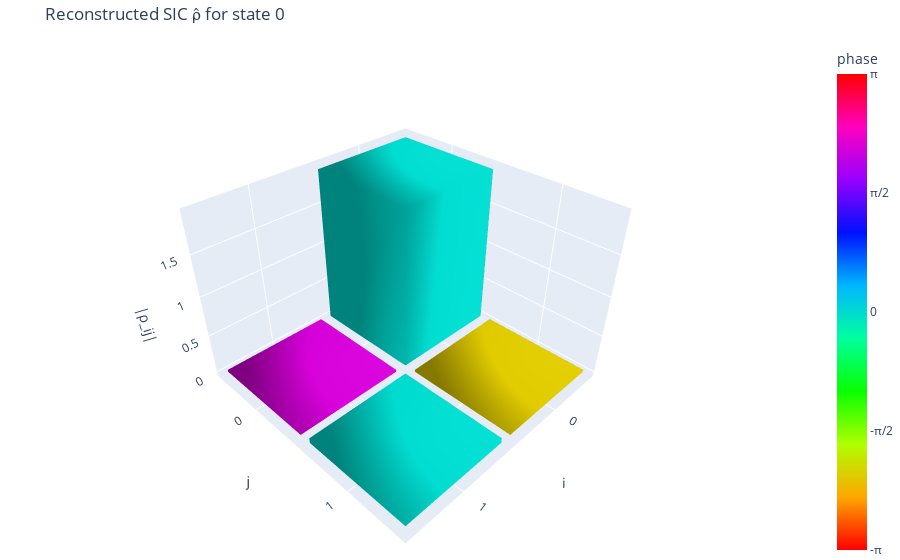
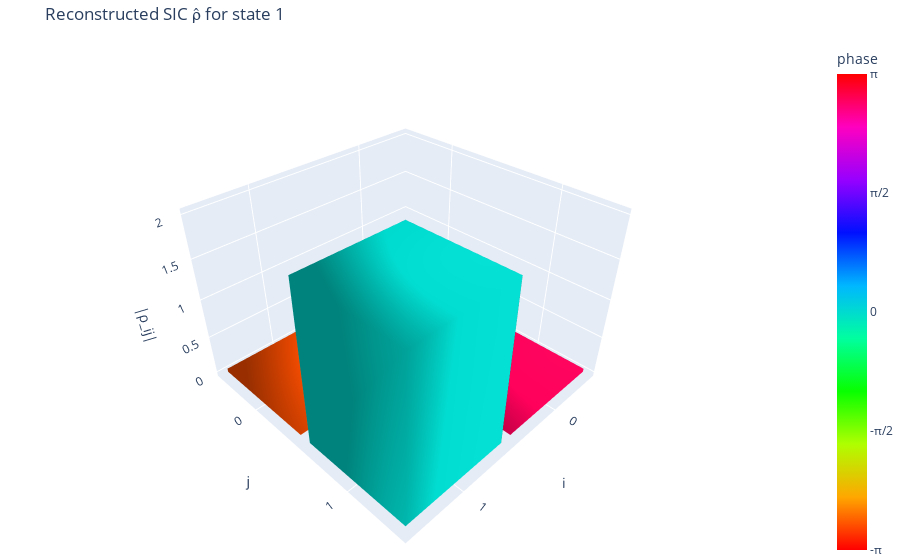
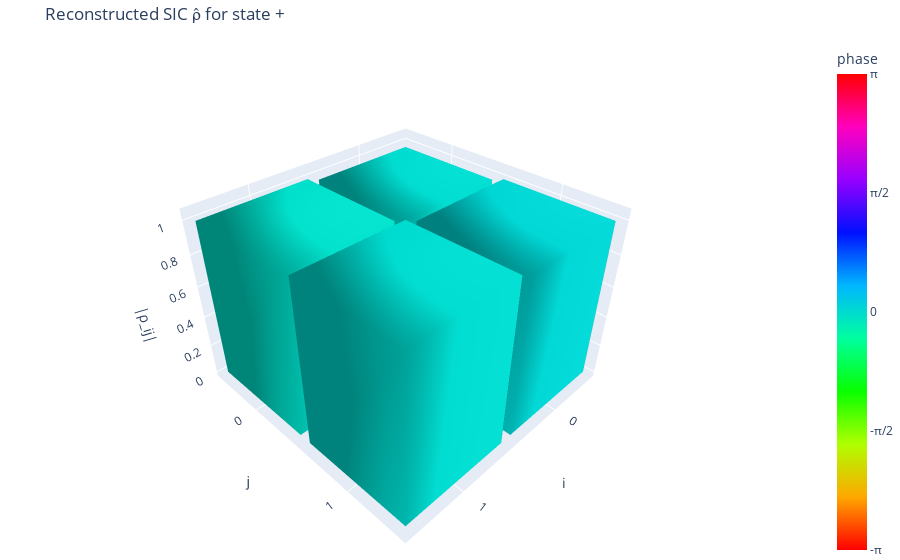

Notebook code cell kept with these figures, in order:
### Code cell
import json, pathlib

out_dir = pathlib.Path("data/single_qubit")
out_dir.mkdir(parents=True, exist_ok=True)

shots = 3000
pauli = pauli_ops()
sic = sic_ops()

results = []

for name, rho in rho_true.items():
    # SIC
    probs = born_probs(rho, sic)
    counts = sample_counts(probs, shots, seed=42)
    rho_hat = reconstruct_sic(counts, shots, sic)

    np.save(out_dir / f"{name}_sic_counts.npy", counts)
    np.save(out_dir / f"{name}_sic_rho_hat.npy", rho_hat)

    plot_density_matrix_histogram(
        rho_hat,
        title=f"Reconstructed SIC ρ̂ for state {name}"
    )

    results.append({
        "state": name,
        "model": "SIC",
        "fidelity": fidelity(rho, rho_hat),
        "bloch_error": np.linalg.norm(bloch_vector(rho) - bloch_vector(rho_hat))
    })

### Figure 1 — Plotly figure (JSON) as saved in the notebook; plotly's stock layout.template omitted (floating-point values rounded to 4 significant figures)
{"data": [{"cmax": 3.142, "cmin": -3.142, "colorbar": {"ticktext": ["-π", "-π/2", "0", "π/2", "π"], "tickvals": [-3.142, -1.571, 0, 1.571, 3.142], "title": {"text": "phase "}}, "colorscale": [[0, "#ff0000"], [0.1111, "#ffa700"], [0.2222, "#afff00"], [0.3333, "#08ff00"], [0.4444, "#00ff9f"], [0.5556, "#00b7ff"], [0.6667, "#0010ff"], [0.7778, "#9700ff"], [0.8889, "#ff00bf"], [1, "#ff0000"]], "flatshading": false, "hovertemplate": "i=0, j=0<br>|ρ_ij|=1.935<br>arg(ρ_ij)=0<extra></extra>", "i": [0, 0, 4, 4, 0, 0, 1, 1, 2, 2, 3, 3], "intensity": [0, 0, 0, 0, 0, 0, 0, 0], "j": [1, 2, 5, 6, 1, 5, 2, 6, 3, 7, 0, 4], "k": [2, 3, 6, 7, 5, 4, 6, 5, 7, 6, 4, 7], "lighting": {"ambient": 0.6, "diffuse": 0.7}, "opacity": 1, "showscale": true, "type": "mesh3d", "x": [-0.45, 0.45, 0.45, -0.45, -0.45, 0.45, 0.45, -0.45], "y": [-0.45, -0.45, 0.45, 0.45, -0.45, -0.45, 0.45, 0.45], "z": [0, 0, 0, 0, 1.935, 1.935, 1.935, 1.935]}, {"cmax": 3.142, "cmin": -3.142, "colorscale": [[0, "#ff0000"], [0.1111, "#ffa700"], [0.2222, "#afff00"], [0.3333, "#08ff00"], [0.4444, "#00ff9f"], [0.5556, "#00b7ff"], [0.6667, "#0010ff"], [0.7778, "#9700ff"], [0.8889, "#ff00bf"], [1, "#ff0000"]], "flatshading": false, "hovertemplate": "i=0, j=1<br>|ρ_ij|=0.026<br>arg(ρ_ij)=-11/16π<extra></extra>", "i": [0, 0, 4, 4, 0, 0, 1, 1, 2, 2, 3, 3], "intensity": [-2.156, -2.156, -2.156, -2.156, -2.156, -2.156, -2.156, -2.156], "j": [1, 2, 5, 6, 1, 5, 2, 6, 3, 7, 0, 4], "k": [2, 3, 6, 7, 5, 4, 6, 5, 7, 6, 4, 7], "lighting": {"ambient": 0.6, "diffuse": 0.7}, "opacity": 1, "showscale": false, "type": "mesh3d", "x": [-0.45, 0.45, 0.45, -0.45, -0.45, 0.45, 0.45, -0.45], "y": [0.55, 0.55, 1.45, 1.45, 0.55, 0.55, 1.45, 1.45], "z": [0, 0, 0, 0, 0.02645, 0.02645, 0.02645, 0.02645]}, {"cmax": 3.142, "cmin": -3.142, "colorscale": [[0, "#ff0000"], [0.1111, "#ffa700"], [0.2222, "#afff00"], [0.3333, "#08ff00"], [0.4444, "#00ff9f"], [0.5556, "#00b7ff"], [0.6667, "#0010ff"], [0.7778, "#9700ff"], [0.8889, "#ff00bf"], [1, "#ff0000"]], "flatshading": false, "hovertemplate": "i=1, j=0<br>|ρ_ij|=0.026<br>arg(ρ_ij)=11/16π<extra></extra>", "i": [0, 0, 4, 4, 0, 0, 1, 1, 2, 2, 3, 3], "intensity": [2.156, 2.156, 2.156, 2.156, 2.156, 2.156, 2.156, 2.156], "j": [1, 2, 5, 6, 1, 5, 2, 6, 3, 7, 0, 4], "k": [2, 3, 6, 7, 5, 4, 6, 5, 7, 6, 4, 7], "lighting": {"ambient": 0.6, "diffuse": 0.7}, "opacity": 1, "showscale": false, "type": "mesh3d", "x": [0.55, 1.45, 1.45, 0.55, 0.55, 1.45, 1.45, 0.55], "y": [-0.45, -0.45, 0.45, 0.45, -0.45, -0.45, 0.45, 0.45], "z": [0, 0, 0, 0, 0.02645, 0.02645, 0.02645, 0.02645]}, {"cmax": 3.142, "cmin": -3.142, "colorscale": [[0, "#ff0000"], [0.1111, "#ffa700"], [0.2222, "#afff00"], [0.3333, "#08ff00"], [0.4444, "#00ff9f"], [0.5556, "#00b7ff"], [0.6667, "#0010ff"], [0.7778, "#9700ff"], [0.8889, "#ff00bf"], [1, "#ff0000"]], "flatshading": false, "hovertemplate": "i=1, j=1<br>|ρ_ij|=0.065<br>arg(ρ_ij)=0<extra></extra>", "i": [0, 0, 4, 4, 0, 0, 1, 1, 2, 2, 3, 3], "intensity": [0, 0, 0, 0, 0, 0, 0, 0], "j": [1, 2, 5, 6, 1, 5, 2, 6, 3, 7, 0, 4], "k": [2, 3, 6, 7, 5, 4, 6, 5, 7, 6, 4, 7], "lighting": {"ambient": 0.6, "diffuse": 0.7}, "opacity": 1, "showscale": false, "type": "mesh3d", "x": [0.55, 1.45, 1.45, 0.55, 0.55, 1.45, 1.45, 0.55], "y": [0.55, 0.55, 1.45, 1.45, 0.55, 0.55, 1.45, 1.45], "z": [0, 0, 0, 0, 0.06533, 0.06533, 0.06533, 0.06533]}], "layout": {"margin": {"b": 0, "l": 0, "r": 0, "t": 40}, "scene": {"aspectratio": {"x": 1, "y": 1, "z": 0.7}, "xaxis": {"tickmode": "array", "ticktext": ["0", "1"], "tickvals": [0, 1], "title": {"text": "i"}}, "yaxis": {"tickmode": "array", "ticktext": ["0", "1"], "tickvals": [0, 1], "title": {"text": "j"}}, "zaxis": {"title": {"text": "|ρ_ij|"}}}, "title": {"text": "Reconstructed SIC ρ̂ for state 0"}}}

### Figure 2 — Plotly figure (JSON) as saved in the notebook; plotly's stock layout.template omitted (floating-point values rounded to 4 significant figures)
{"data": [{"cmax": 3.142, "cmin": -3.142, "colorbar": {"ticktext": ["-π", "-π/2", "0", "π/2", "π"], "tickvals": [-3.142, -1.571, 0, 1.571, 3.142], "title": {"text": "phase "}}, "colorscale": [[0, "#ff0000"], [0.1111, "#ffa700"], [0.2222, "#afff00"], [0.3333, "#08ff00"], [0.4444, "#00ff9f"], [0.5556, "#00b7ff"], [0.6667, "#0010ff"], [0.7778, "#9700ff"], [0.8889, "#ff00bf"], [1, "#ff0000"]], "flatshading": false, "hovertemplate": "i=0, j=0<br>|ρ_ij|=0.000<br>arg(ρ_ij)=0<extra></extra>", "i": [0, 0, 4, 4, 0, 0, 1, 1, 2, 2, 3, 3], "intensity": [0, 0, 0, 0, 0, 0, 0, 0], "j": [1, 2, 5, 6, 1, 5, 2, 6, 3, 7, 0, 4], "k": [2, 3, 6, 7, 5, 4, 6, 5, 7, 6, 4, 7], "lighting": {"ambient": 0.6, "diffuse": 0.7}, "opacity": 1, "showscale": true, "type": "mesh3d", "x": [-0.45, 0.45, 0.45, -0.45, -0.45, 0.45, 0.45, -0.45], "y": [-0.45, -0.45, 0.45, 0.45, -0.45, -0.45, 0.45, 0.45], "z": [0, 0, 0, 0, 2.553e-16, 2.553e-16, 2.553e-16, 2.553e-16]}, {"cmax": 3.142, "cmin": -3.142, "colorscale": [[0, "#ff0000"], [0.1111, "#ffa700"], [0.2222, "#afff00"], [0.3333, "#08ff00"], [0.4444, "#00ff9f"], [0.5556, "#00b7ff"], [0.6667, "#0010ff"], [0.7778, "#9700ff"], [0.8889, "#ff00bf"], [1, "#ff0000"]], "flatshading": false, "hovertemplate": "i=0, j=1<br>|ρ_ij|=0.045<br>arg(ρ_ij)=8/9π<extra></extra>", "i": [0, 0, 4, 4, 0, 0, 1, 1, 2, 2, 3, 3], "intensity": [2.808, 2.808, 2.808, 2.808, 2.808, 2.808, 2.808, 2.808], "j": [1, 2, 5, 6, 1, 5, 2, 6, 3, 7, 0, 4], "k": [2, 3, 6, 7, 5, 4, 6, 5, 7, 6, 4, 7], "lighting": {"ambient": 0.6, "diffuse": 0.7}, "opacity": 1, "showscale": false, "type": "mesh3d", "x": [-0.45, 0.45, 0.45, -0.45, -0.45, 0.45, 0.45, -0.45], "y": [0.55, 0.55, 1.45, 1.45, 0.55, 0.55, 1.45, 1.45], "z": [0, 0, 0, 0, 0.0449, 0.0449, 0.0449, 0.0449]}, {"cmax": 3.142, "cmin": -3.142, "colorscale": [[0, "#ff0000"], [0.1111, "#ffa700"], [0.2222, "#afff00"], [0.3333, "#08ff00"], [0.4444, "#00ff9f"], [0.5556, "#00b7ff"], [0.6667, "#0010ff"], [0.7778, "#9700ff"], [0.8889, "#ff00bf"], [1, "#ff0000"]], "flatshading": false, "hovertemplate": "i=1, j=0<br>|ρ_ij|=0.045<br>arg(ρ_ij)=-8/9π<extra></extra>", "i": [0, 0, 4, 4, 0, 0, 1, 1, 2, 2, 3, 3], "intensity": [-2.808, -2.808, -2.808, -2.808, -2.808, -2.808, -2.808, -2.808], "j": [1, 2, 5, 6, 1, 5, 2, 6, 3, 7, 0, 4], "k": [2, 3, 6, 7, 5, 4, 6, 5, 7, 6, 4, 7], "lighting": {"ambient": 0.6, "diffuse": 0.7}, "opacity": 1, "showscale": false, "type": "mesh3d", "x": [0.55, 1.45, 1.45, 0.55, 0.55, 1.45, 1.45, 0.55], "y": [-0.45, -0.45, 0.45, 0.45, -0.45, -0.45, 0.45, 0.45], "z": [0, 0, 0, 0, 0.0449, 0.0449, 0.0449, 0.0449]}, {"cmax": 3.142, "cmin": -3.142, "colorscale": [[0, "#ff0000"], [0.1111, "#ffa700"], [0.2222, "#afff00"], [0.3333, "#08ff00"], [0.4444, "#00ff9f"], [0.5556, "#00b7ff"], [0.6667, "#0010ff"], [0.7778, "#9700ff"], [0.8889, "#ff00bf"], [1, "#ff0000"]], "flatshading": false, "hovertemplate": "i=1, j=1<br>|ρ_ij|=2.000<br>arg(ρ_ij)=0<extra></extra>", "i": [0, 0, 4, 4, 0, 0, 1, 1, 2, 2, 3, 3], "intensity": [0, 0, 0, 0, 0, 0, 0, 0], "j": [1, 2, 5, 6, 1, 5, 2, 6, 3, 7, 0, 4], "k": [2, 3, 6, 7, 5, 4, 6, 5, 7, 6, 4, 7], "lighting": {"ambient": 0.6, "diffuse": 0.7}, "opacity": 1, "showscale": false, "type": "mesh3d", "x": [0.55, 1.45, 1.45, 0.55, 0.55, 1.45, 1.45, 0.55], "y": [0.55, 0.55, 1.45, 1.45, 0.55, 0.55, 1.45, 1.45], "z": [0, 0, 0, 0, 2.0, 2.0, 2.0, 2.0]}], "layout": {"margin": {"b": 0, "l": 0, "r": 0, "t": 40}, "scene": {"aspectratio": {"x": 1, "y": 1, "z": 0.7}, "xaxis": {"tickmode": "array", "ticktext": ["0", "1"], "tickvals": [0, 1], "title": {"text": "i"}}, "yaxis": {"tickmode": "array", "ticktext": ["0", "1"], "tickvals": [0, 1], "title": {"text": "j"}}, "zaxis": {"title": {"text": "|ρ_ij|"}}}, "title": {"text": "Reconstructed SIC ρ̂ for state 1"}}}

### Figure 3 — Plotly figure (JSON) as saved in the notebook; plotly's stock layout.template omitted (floating-point values rounded to 4 significant figures)
{"data": [{"cmax": 3.142, "cmin": -3.142, "colorbar": {"ticktext": ["-π", "-π/2", "0", "π/2", "π"], "tickvals": [-3.142, -1.571, 0, 1.571, 3.142], "title": {"text": "phase "}}, "colorscale": [[0, "#ff0000"], [0.1111, "#ffa700"], [0.2222, "#afff00"], [0.3333, "#08ff00"], [0.4444, "#00ff9f"], [0.5556, "#00b7ff"], [0.6667, "#0010ff"], [0.7778, "#9700ff"], [0.8889, "#ff00bf"], [1, "#ff0000"]], "flatshading": false, "hovertemplate": "i=0, j=0<br>|ρ_ij|=0.968<br>arg(ρ_ij)=0<extra></extra>", "i": [0, 0, 4, 4, 0, 0, 1, 1, 2, 2, 3, 3], "intensity": [0, 0, 0, 0, 0, 0, 0, 0], "j": [1, 2, 5, 6, 1, 5, 2, 6, 3, 7, 0, 4], "k": [2, 3, 6, 7, 5, 4, 6, 5, 7, 6, 4, 7], "lighting": {"ambient": 0.6, "diffuse": 0.7}, "opacity": 1, "showscale": true, "type": "mesh3d", "x": [-0.45, 0.45, 0.45, -0.45, -0.45, 0.45, 0.45, -0.45], "y": [-0.45, -0.45, 0.45, 0.45, -0.45, -0.45, 0.45, 0.45], "z": [0, 0, 0, 0, 0.968, 0.968, 0.968, 0.968]}, {"cmax": 3.142, "cmin": -3.142, "colorscale": [[0, "#ff0000"], [0.1111, "#ffa700"], [0.2222, "#afff00"], [0.3333, "#08ff00"], [0.4444, "#00ff9f"], [0.5556, "#00b7ff"], [0.6667, "#0010ff"], [0.7778, "#9700ff"], [0.8889, "#ff00bf"], [1, "#ff0000"]], "flatshading": false, "hovertemplate": "i=0, j=1<br>|ρ_ij|=0.996<br>arg(ρ_ij)=0π<extra></extra>", "i": [0, 0, 4, 4, 0, 0, 1, 1, 2, 2, 3, 3], "intensity": [0.03934, 0.03934, 0.03934, 0.03934, 0.03934, 0.03934, 0.03934, 0.03934], "j": [1, 2, 5, 6, 1, 5, 2, 6, 3, 7, 0, 4], "k": [2, 3, 6, 7, 5, 4, 6, 5, 7, 6, 4, 7], "lighting": {"ambient": 0.6, "diffuse": 0.7}, "opacity": 1, "showscale": false, "type": "mesh3d", "x": [-0.45, 0.45, 0.45, -0.45, -0.45, 0.45, 0.45, -0.45], "y": [0.55, 0.55, 1.45, 1.45, 0.55, 0.55, 1.45, 1.45], "z": [0, 0, 0, 0, 0.9964, 0.9964, 0.9964, 0.9964]}, {"cmax": 3.142, "cmin": -3.142, "colorscale": [[0, "#ff0000"], [0.1111, "#ffa700"], [0.2222, "#afff00"], [0.3333, "#08ff00"], [0.4444, "#00ff9f"], [0.5556, "#00b7ff"], [0.6667, "#0010ff"], [0.7778, "#9700ff"], [0.8889, "#ff00bf"], [1, "#ff0000"]], "flatshading": false, "hovertemplate": "i=1, j=0<br>|ρ_ij|=0.996<br>arg(ρ_ij)=0π<extra></extra>", "i": [0, 0, 4, 4, 0, 0, 1, 1, 2, 2, 3, 3], "intensity": [-0.03934, -0.03934, -0.03934, -0.03934, -0.03934, -0.03934, -0.03934, -0.03934], "j": [1, 2, 5, 6, 1, 5, 2, 6, 3, 7, 0, 4], "k": [2, 3, 6, 7, 5, 4, 6, 5, 7, 6, 4, 7], "lighting": {"ambient": 0.6, "diffuse": 0.7}, "opacity": 1, "showscale": false, "type": "mesh3d", "x": [0.55, 1.45, 1.45, 0.55, 0.55, 1.45, 1.45, 0.55], "y": [-0.45, -0.45, 0.45, 0.45, -0.45, -0.45, 0.45, 0.45], "z": [0, 0, 0, 0, 0.9964, 0.9964, 0.9964, 0.9964]}, {"cmax": 3.142, "cmin": -3.142, "colorscale": [[0, "#ff0000"], [0.1111, "#ffa700"], [0.2222, "#afff00"], [0.3333, "#08ff00"], [0.4444, "#00ff9f"], [0.5556, "#00b7ff"], [0.6667, "#0010ff"], [0.7778, "#9700ff"], [0.8889, "#ff00bf"], [1, "#ff0000"]], "flatshading": false, "hovertemplate": "i=1, j=1<br>|ρ_ij|=1.032<br>arg(ρ_ij)=0<extra></extra>", "i": [0, 0, 4, 4, 0, 0, 1, 1, 2, 2, 3, 3], "intensity": [0, 0, 0, 0, 0, 0, 0, 0], "j": [1, 2, 5, 6, 1, 5, 2, 6, 3, 7, 0, 4], "k": [2, 3, 6, 7, 5, 4, 6, 5, 7, 6, 4, 7], "lighting": {"ambient": 0.6, "diffuse": 0.7}, "opacity": 1, "showscale": false, "type": "mesh3d", "x": [0.55, 1.45, 1.45, 0.55, 0.55, 1.45, 1.45, 0.55], "y": [0.55, 0.55, 1.45, 1.45, 0.55, 0.55, 1.45, 1.45], "z": [0, 0, 0, 0, 1.032, 1.032, 1.032, 1.032]}], "layout": {"margin": {"b": 0, "l": 0, "r": 0, "t": 40}, "scene": {"aspectratio": {"x": 1, "y": 1, "z": 0.7}, "xaxis": {"tickmode": "array", "ticktext": ["0", "1"], "tickvals": [0, 1], "title": {"text": "i"}}, "yaxis": {"tickmode": "array", "ticktext": ["0", "1"], "tickvals": [0, 1], "title": {"text": "j"}}, "zaxis": {"title": {"text": "|ρ_ij|"}}}, "title": {"text": "Reconstructed SIC ρ̂ for state +"}}}
